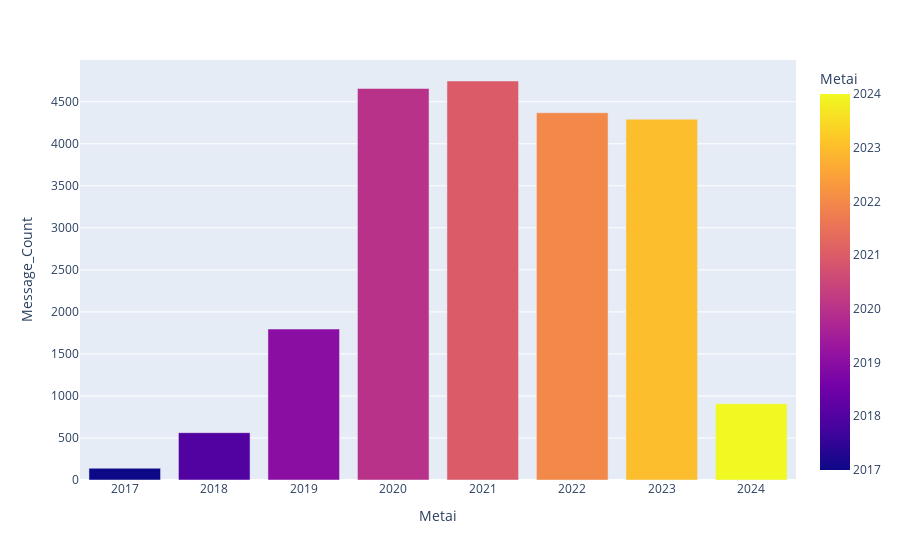

The code cell stored with this chart in its notebook:
### Code cell
import plotly.express as px
import plotly.graph_objects as go
import plotly.express as px

mano_zinutes['TimeStamp'] = pd.to_datetime(mano_zinutes['TimeStamp'])
mano_zinutes["Metai"] = mano_zinutes['TimeStamp'].dt.year




# fig = px.bar(mano_zinutes, x="Metai")

# # Show the plot
# fig.show()
sugrupuoti_metai=mano_zinutes.groupby('Metai').size().reset_index(name='Message_Count')
# grouped = df.groupby('metai')['eklementas'].apply(list).reset_index()


fig = px.bar(sugrupuoti_metai, x="Metai", y='Message_Count', color="Metai")

# Show the plot
fig.show()
print(sugrupuoti_metai)

### Figure 1 — Plotly figure (JSON) as saved in the notebook; plotly's stock layout.template omitted (floating-point values rounded to 4 significant figures)
{"data": [{"alignmentgroup": "True", "hovertemplate": "Metai=%{marker.color}<br>Message_Count=%{y}<extra></extra>", "legendgroup": "", "marker": {"color": [2017, 2018, 2019, 2020, 2021, 2022, 2023, 2024], "coloraxis": "coloraxis", "pattern": {"shape": ""}}, "name": "", "offsetgroup": "", "orientation": "v", "showlegend": false, "textposition": "auto", "type": "bar", "x": [2017, 2018, 2019, 2020, 2021, 2022, 2023, 2024], "xaxis": "x", "y": [140, 563, 1796, 4658, 4747, 4369, 4293, 908], "yaxis": "y"}], "layout": {"barmode": "relative", "coloraxis": {"colorbar": {"title": {"text": "Metai"}}, "colorscale": [[0, "#0d0887"], [0.1111, "#46039f"], [0.2222, "#7201a8"], [0.3333, "#9c179e"], [0.4444, "#bd3786"], [0.5556, "#d8576b"], [0.6667, "#ed7953"], [0.7778, "#fb9f3a"], [0.8889, "#fdca26"], [1, "#f0f921"]]}, "legend": {"tracegroupgap": 0}, "margin": {"t": 60}, "xaxis": {"anchor": "y", "domain": [0, 1], "title": {"text": "Metai"}}, "yaxis": {"anchor": "x", "domain": [0, 1], "title": {"text": "Message_Count"}}}}
